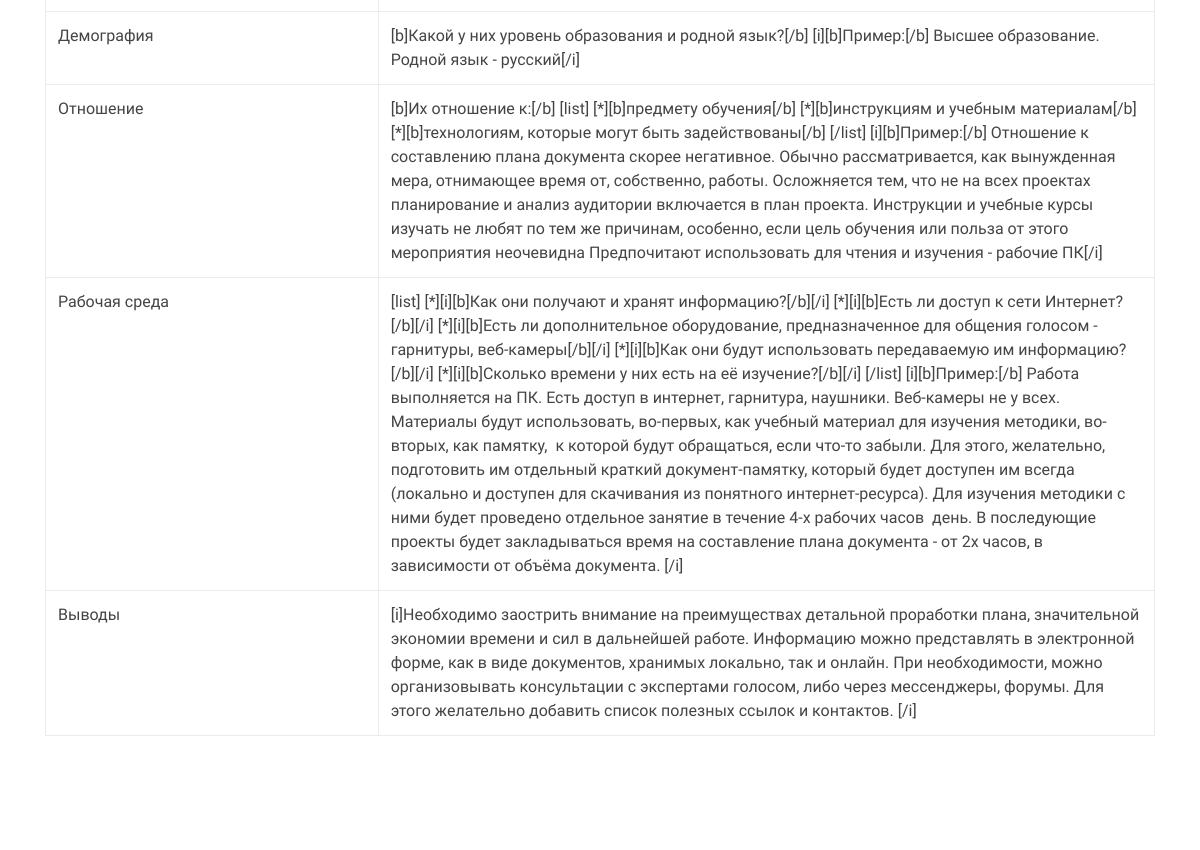
Before: /docplan/1/view/ (middle part) with the older database file.
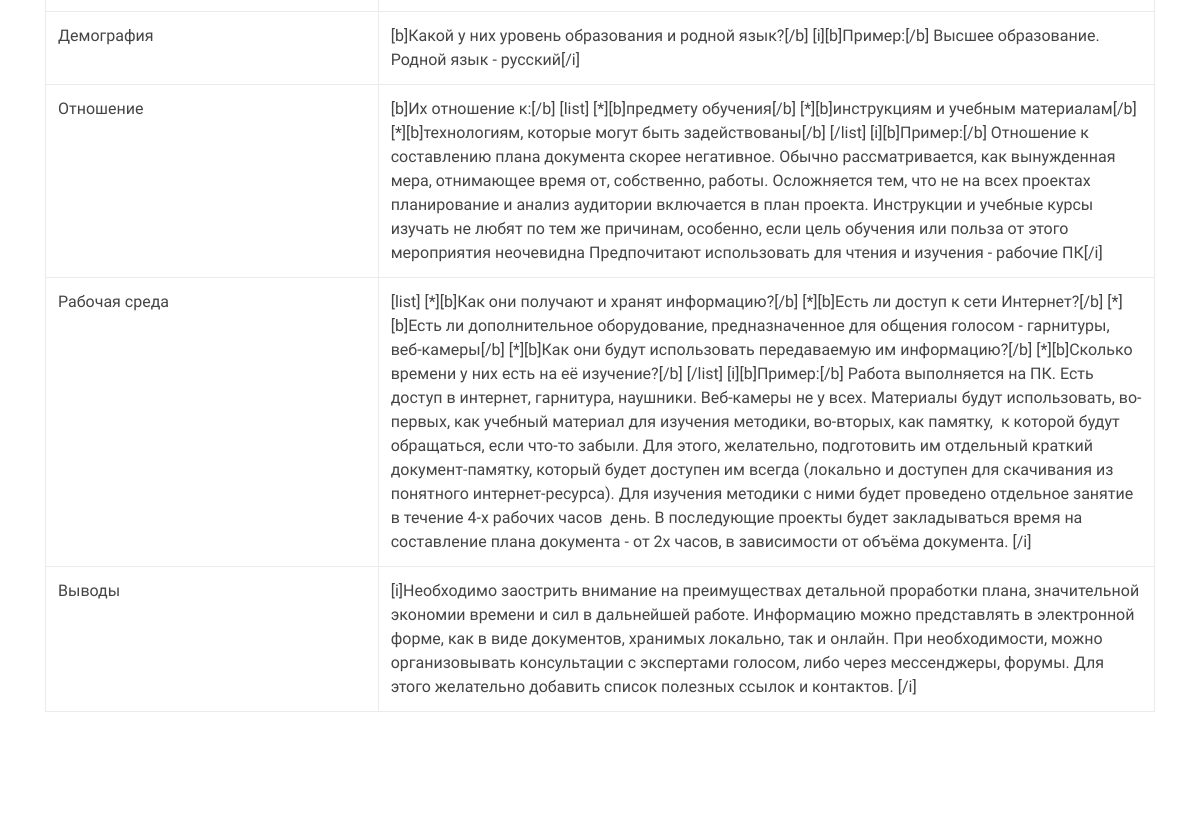
After: the same page with the newer database file.
### doc_plan/models.py (models this page shows, shortened)
class Project(models.Model):
    name = models.CharField(max_length=200, verbose_name=_("название проекта"))
    aim_action = models.TextField(blank=True, verbose_name=_("действие"))
    aim_auditory = models.TextField(blank=True, verbose_name=_("аудитория"))
    aim_content = models.TextField(blank=True, verbose_name=_("содержание"))
    reaction_action = models.TextField(blank=True, verbose_name=_("реакция"))
    reaction_standart = models.TextField(blank=True, verbose_name=_("стандарт"))
    auditory_duty = models.TextField(blank=True, verbose_name=_("обязанности"))
    auditory_knowledge = models.TextField(blank=True, verbose_name=_("знания"))
    auditory_demography = models.TextField(blank=True, verbose_name=_("демография"))
    auditory_relations = models.TextField(blank=True, verbose_name=_("отношения"))
    auditory_environment = models.TextField(blank=True, verbose_name=_("окружение"))
    auditory_resume = models.TextField(blank=True, verbose_name=_("выводы"))
    question_actions = models.TextField(blank=True, verbose_name=_("процедуры"))
    question_knowledges = models.TextField(blank=True, verbose_name=_("знания"))
    chapters = models.ManyToManyField("Chapter", blank=True, verbose_name=_("разделы"))
    created_at = models.DateField(auto_now_add=True)
    created_by = models.ForeignKey(User, on_delete=models.CASCADE)
    objects = PlanManager()
    def __str__(self):
        return self.name
    def get_delete_url(self):
        return reverse('delete_plan', args=[self.id])
    def get_download_url(self):
        return reverse('download_plan', args=[self.id])
    class Meta:
        verbose_name = _("проект")
        verbose_name_plural = _("проекты")
        ordering = ["-created_at"]

### doc_plan/views.py (the view)
# urls.py: path('<str:plan_id>/view/', views.PlanView.as_view(), name='view_plan'),
class PlanView(TemplateView, PlanContextMixin):
	template_name = 'plan/plan_view.html'

### doc_plan/utils.py (called while the page is built)
def add_plan_data(request, context= {}, plan_id= None):
	if not plan_id:
		return context
	user = request.user
	try:
		plan = Project.objects.get(id = plan_id)
		context['plan'] = plan
		context['chapters'] = []
		for chapter in plan.chapters.all():
			context['chapters'].append(chapter)
	except Project.DoesNotExist:
		raise Http404
	return context

### doc_plan/views.py (called while the page is built)
    def get_context_data(self, **kwargs):
        context = super(PlanContextMixin, self).get_context_data(**kwargs)
        try:
            context = add_plan_data(self.request, context=context, plan_id=context['plan_id'])
        except KeyError:
            context = add_plan_data(self.request, context=context)
        context['plan_creation_url'] = reverse('plan_creation')
        context['new_plan_url'] = reverse('edit_plan', args=['new'])
        return context

### doc_plan/templates/plan/plan_view.html
{% extends "base.html" %}
{% load static %}
{% load i18n %}
{% block content %}
{% include 'plan/actions_block_view.html' %}
{% include 'plan/plan_data.html' %}
{% include 'plan/chapters_data.html' %}
{% endblock %}

### doc_plan/templates/plan/plan_data.html (shortened to what this page needs)
{% load static %}
{% load i18n %}
{% load bbcode_tags %}
  <section class="fdb-block">
    <div class="container">
      <div class="row text-left">
        <div class="col-sm-12">
          <table class="table table-bordered">
            <tbody>
              <tr>
                <td>{% trans 'Знание предмета' %}</td>
                {% if edit %}
                <td><div id="auditory_knowledge" class="plan inline_editing" contenteditable="true">{{plan.auditory_knowledge|bbcode|safe}}</div></td>
                {% else %}
                <td>{{plan.auditory_knowledge|bbcode|safe}}</td>
                {% endif %}
              </tr>
              <tr>
                <td>{% trans 'Демография' %}</td>
                {% if edit %}
                <td><div id="auditory_demography" class="plan inline_editing" contenteditable="true">{{plan.auditory_demography|bbcode|safe}}</div></td>
                {% else %}
                <td>{{plan.auditory_demography|bbcode|safe}}</td>
                {% endif %}
               </tr>
              <tr>
                <td>{% trans 'Отношение' %}</td>
                {% if edit %}
                <td><div id="auditory_relations" class="plan inline_editing" contenteditable="true">{{plan.auditory_relations|bbcode|safe}}</div></td>
                {% else %}
                <td>{{plan.auditory_relations|bbcode|safe}}</td>
                {% endif %}
               </tr>
              <tr>
                <td>{% trans 'Рабочая среда' %}</td>
                {% if edit %}
                <td><div id="auditory_environment" class="plan inline_editing" contenteditable="true">{{plan.auditory_environment|bbcode|safe}}</div></td>
                {% else %}
                <td>{{plan.auditory_environment|bbcode|safe}}</td>
                {% endif %}
                </tr>
              <tr>
                <td>{% trans 'Выводы' %}</td>
                {% if edit %}
                <td><div id="auditory_resume" class="plan inline_editing" contenteditable="true">{{plan.auditory_resume|bbcode|safe}}</div></td>
                {% else %}
                <td>{{plan.auditory_resume|bbcode|safe}}</td>
                {% endif %}
               </tr>
            </tbody>
          </table>
        </div>
      </div>
    </div>
  </section>

Changed rows visible on the page:
changed Project: auditory_environment|bbcode "[list] [*][i][b]Как они получают и хранят информацию?[/b][/i] [*][i][b]Есть ли доступ к сети Интернет?[/b][/i] [*][i][b]Есть ли дополнительное оборудование, предназначенное для общения голосом - гарнитуры, веб-камеры[/b][/i] [*][i][b]Как они будут использовать передаваемую им информацию?[/b][/i] [*][i][b]Сколько времени у них есть на её изучение?[/b][/i] [/list] [i][b]Пример:[/b] Работа выполняется…" → "[list] [*][b]Как они получают и хранят информацию?[/b] [*][b]Есть ли доступ к сети Интернет?[/b] [*][b]Есть ли дополнительное оборудование, предназначенное для общения голосом - гарнитуры, веб-камеры[/b] [*][b]Как они будут использовать передаваемую им информацию?[/b] [*][b]Сколько времени у них есть на её изучение?[/b] [/list] [i][b]Пример:[/b] Работа выполняется…"
